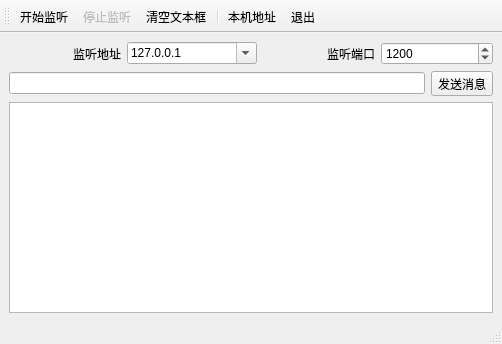
<?xml version="1.0" encoding="UTF-8"?>
<ui version="4.0">
 <class>MainWindow</class>
 <widget class="QMainWindow" name="MainWindow">
  <property name="geometry">
   <rect>
    <x>0</x>
    <y>0</y>
    <width>502</width>
    <height>344</height>
   </rect>
  </property>
  <property name="windowTitle">
   <string>MainWindow</string>
  </property>
  <widget class="QWidget" name="centralwidget">
   <layout class="QGridLayout" name="gridLayout">
    <item row="0" column="0">
     <layout class="QHBoxLayout" name="horizontalLayout">
      <item>
       <widget class="QLabel" name="label_2">
        <property name="text">
         <string>监听地址</string>
        </property>
        <property name="alignment">
         <set>Qt::AlignRight|Qt::AlignTrailing|Qt::AlignVCenter</set>
        </property>
       </widget>
      </item>
      <item>
       <widget class="QComboBox" name="comboIP">
        <property name="minimumSize">
         <size>
          <width>130</width>
          <height>0</height>
         </size>
        </property>
        <property name="editable">
         <bool>true</bool>
        </property>
        <property name="duplicatesEnabled">
         <bool>false</bool>
        </property>
        <item>
         <property name="text">
          <string>127.0.0.1</string>
         </property>
        </item>
       </widget>
      </item>
      <item>
       <widget class="QLabel" name="label">
        <property name="text">
         <string>监听端口</string>
        </property>
        <property name="alignment">
         <set>Qt::AlignRight|Qt::AlignTrailing|Qt::AlignVCenter</set>
        </property>
       </widget>
      </item>
      <item>
       <widget class="QSpinBox" name="spinPort">
        <property name="minimum">
         <number>1</number>
        </property>
        <property name="maximum">
         <number>65535</number>
        </property>
        <property name="value">
         <number>1200</number>
        </property>
       </widget>
      </item>
     </layout>
    </item>
    <item row="1" column="0">
     <layout class="QHBoxLayout" name="horizontalLayout_2">
      <item>
       <widget class="QLineEdit" name="editMsg"/>
      </item>
      <item>
       <widget class="QToolButton" name="btnSend">
        <property name="text">
         <string>发送消息</string>
        </property>
       </widget>
      </item>
     </layout>
    </item>
    <item row="2" column="0">
     <widget class="QPlainTextEdit" name="plainTextEdit"/>
    </item>
   </layout>
  </widget>
  <widget class="QToolBar" name="toolBar">
   <property name="windowTitle">
    <string>toolBar</string>
   </property>
   <property name="toolButtonStyle">
    <enum>Qt::ToolButtonTextUnderIcon</enum>
   </property>
   <attribute name="toolBarArea">
    <enum>TopToolBarArea</enum>
   </attribute>
   <attribute name="toolBarBreak">
    <bool>false</bool>
   </attribute>
   <addaction name="actStart"/>
   <addaction name="actStop"/>
   <addaction name="actClear"/>
   <addaction name="separator"/>
   <addaction name="actHostInfo"/>
   <addaction name="actQuit"/>
  </widget>
  <widget class="QStatusBar" name="statusBar"/>
  <action name="actStart">
   <property name="icon">
    <iconset resource="res.qrc">
     <normaloff>:/images/images/620.bmp</normaloff>:/images/images/620.bmp</iconset>
   </property>
   <property name="text">
    <string>开始监听</string>
   </property>
   <property name="toolTip">
    <string>开始监听</string>
   </property>
  </action>
  <action name="actStop">
   <property name="enabled">
    <bool>false</bool>
   </property>
   <property name="icon">
    <iconset resource="res.qrc">
     <normaloff>:/images/images/624.bmp</normaloff>:/images/images/624.bmp</iconset>
   </property>
   <property name="text">
    <string>停止监听</string>
   </property>
   <property name="toolTip">
    <string>停止监听</string>
   </property>
  </action>
  <action name="actQuit">
   <property name="icon">
    <iconset resource="res.qrc">
     <normaloff>:/images/images/132.bmp</normaloff>:/images/images/132.bmp</iconset>
   </property>
   <property name="text">
    <string>退出</string>
   </property>
   <property name="toolTip">
    <string>退出本程序</string>
   </property>
  </action>
  <action name="actClear">
   <property name="icon">
    <iconset resource="res.qrc">
     <normaloff>:/images/images/212.bmp</normaloff>:/images/images/212.bmp</iconset>
   </property>
   <property name="text">
    <string>清空文本框</string>
   </property>
   <property name="toolTip">
    <string>清空文本框</string>
   </property>
  </action>
  <action name="actHostInfo">
   <property name="icon">
    <iconset resource="res.qrc">
     <normaloff>:/images/images/110.JPG</normaloff>:/images/images/110.JPG</iconset>
   </property>
   <property name="text">
    <string>本机地址</string>
   </property>
   <property name="toolTip">
    <string>获取本机地址</string>
   </property>
  </action>
 </widget>
 <resources>
  <include location="res.qrc"/>
 </resources>
 <connections>
  <connection>
   <sender>actQuit</sender>
   <signal>triggered()</signal>
   <receiver>MainWindow</receiver>
   <slot>close()</slot>
   <hints>
    <hint type="sourcelabel">
     <x>-1</x>
     <y>-1</y>
    </hint>
    <hint type="destinationlabel">
     <x>250</x>
     <y>171</y>
    </hint>
   </hints>
  </connection>
 </connections>
</ui>
